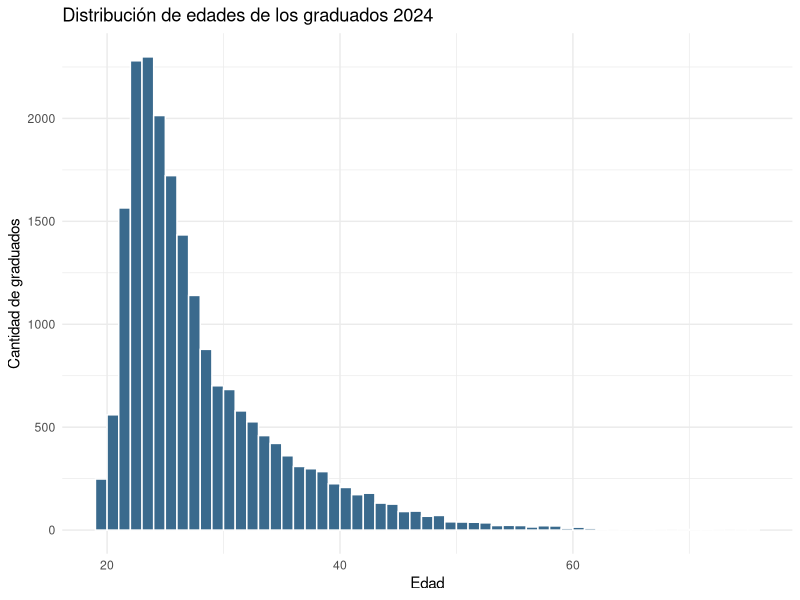
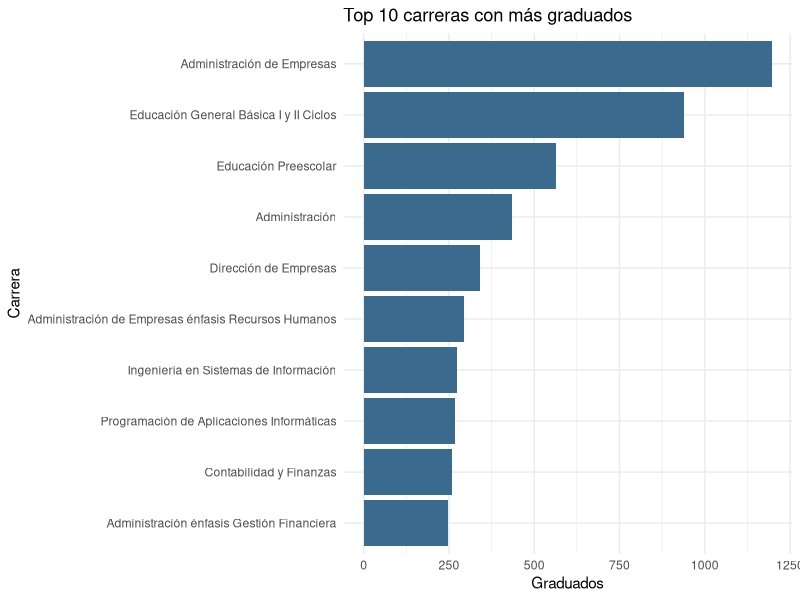
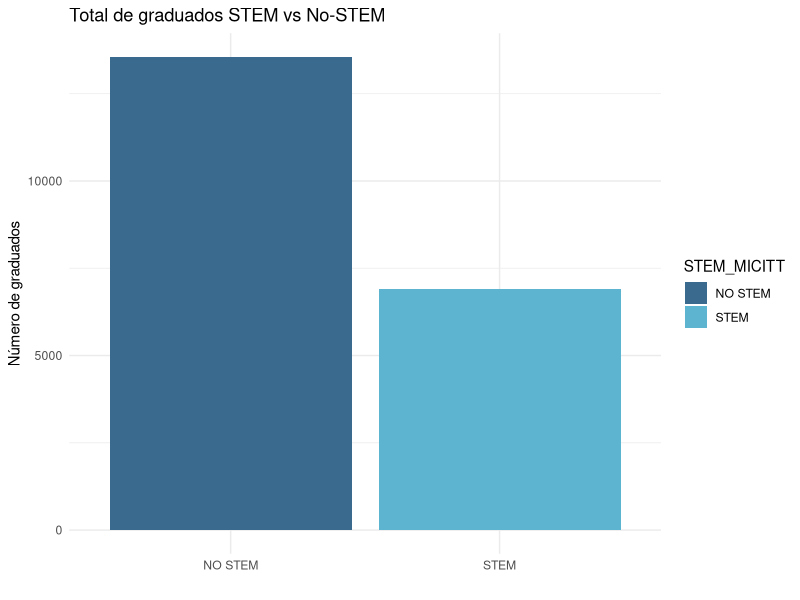
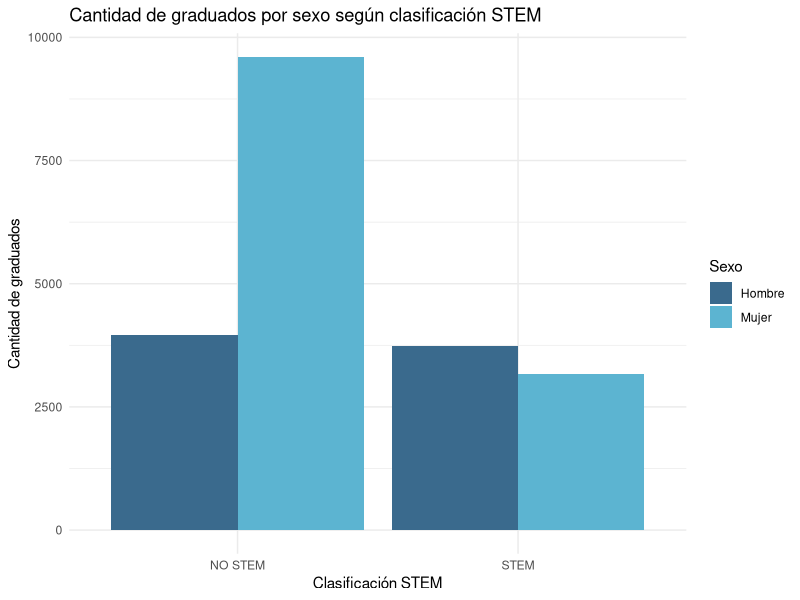
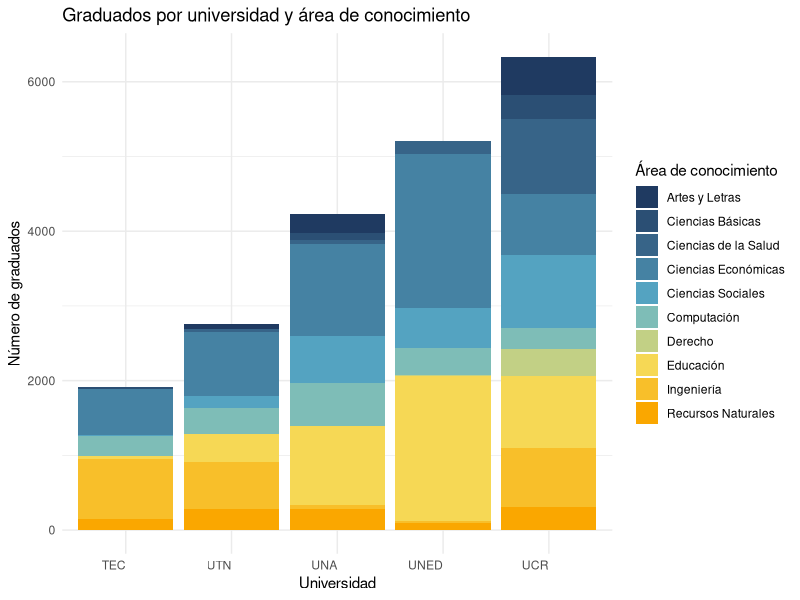
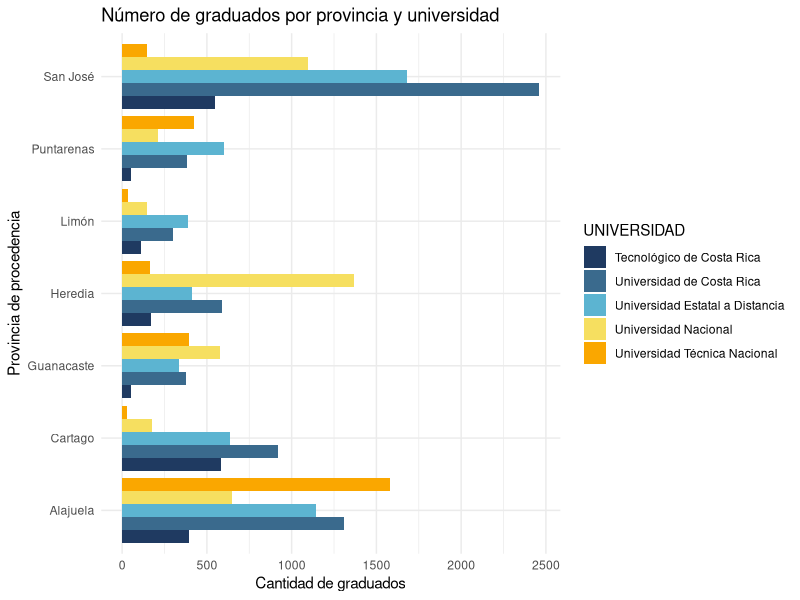
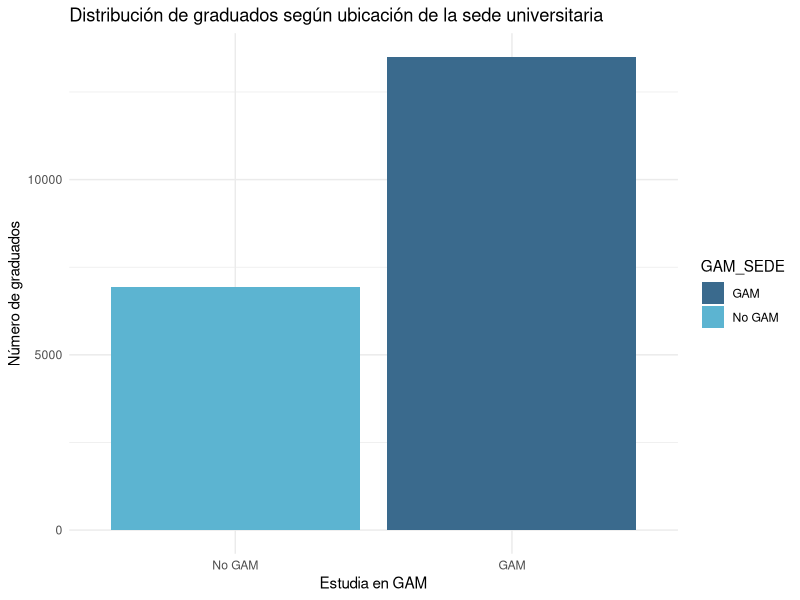
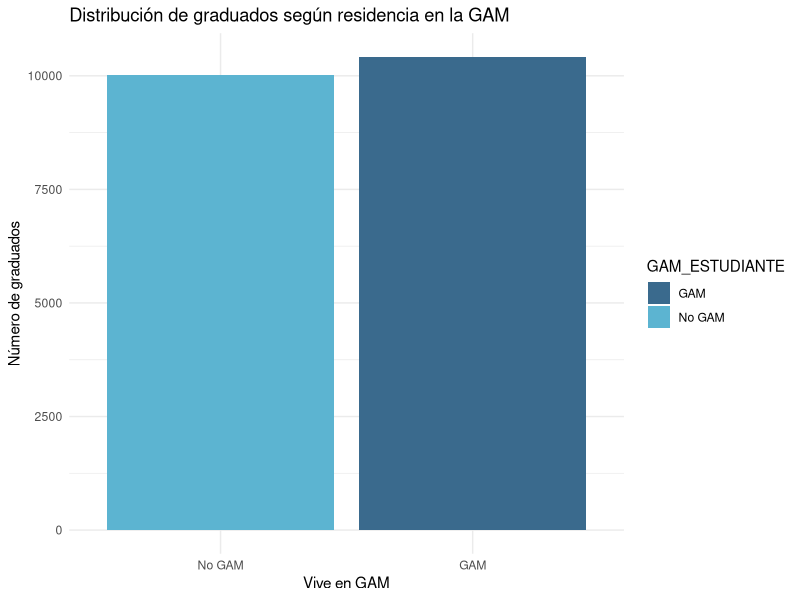

Generate these figures, in order, with R:
## ---- chunk 1
library(tidyverse)
library(readxl)
paleta <- c("#1F3A61", "#3A6A8D", "#5CB4D1", "#F6DF60", "#FAA700")

Datos<-read_excel("datos_diplomas_sector_estatal_2024.xlsx")

Datos <- Datos %>%
  mutate(
    ABREVIACIÓN = case_when(
      UNIVERSIDAD == "Universidad de Costa Rica" ~ "UCR",
      UNIVERSIDAD == "Universidad Nacional" ~ "UNA",
      UNIVERSIDAD == "Tecnológico de Costa Rica" ~ "TEC",
      UNIVERSIDAD == "Universidad Estatal a Distancia" ~ "UNED",
      UNIVERSIDAD == "Universidad Técnica Nacional" ~ "UTN",
      TRUE~"Otra"
    )
  )
table(Datos$ABREVIACIÓN)

view(Datos)
## ---- chunk 2
tipos <- tibble(
  columna = names(Datos),
  tipo = sapply(Datos, class)
)
print(tipos)
## ---- chunk 3
print(head(Datos, 5))
## ---- chunk 4
resumen <- summary(Datos[sapply(Datos, is.numeric)]) 
print(resumen)
## ---- chunk 5
ggplot(data = Datos, aes(x = EDAD)) +
  geom_histogram(
    binwidth = 1,
    boundary = 19,
    fill = paleta[2],
    color = "white"
  ) +
  labs(
    title = "Distribución de edades de los graduados 2024",
    x = "Edad",
    y = "Cantidad de graduados"
  ) +
  theme_minimal()
## ---- chunk 6
# Distribución de graduados por carrera
graduados_carrera <- Datos %>%
  group_by(CARRERA) %>%
  summarise(
    n_graduados = n(),
    proporcion = n() / nrow(Datos)
  ) %>%
  arrange(desc(n_graduados))

top10 <- graduados_carrera %>%
  arrange(desc(n_graduados)) %>%
  head(10)

ggplot(top10, aes(x = reorder(CARRERA, n_graduados), 
                  y = n_graduados)) +
  geom_col(fill = paleta[2]) +
  coord_flip() +
  labs(title = "Top 10 carreras con más graduados",
       x = "Carrera",
       y = "Graduados") +
  theme_minimal()
## ---- chunk 7
# Distribución de graduados STEM vs No-STEM (totales)
stem_dist <- Datos %>%
  group_by(STEM_MICITT) %>%
  summarise(
    n = n()
  )

# Gráfico de barras por totales
ggplot(stem_dist, aes(x = STEM_MICITT, y = n, fill = STEM_MICITT)) +
  geom_col() +
  labs(title = "Total de graduados STEM vs No-STEM",
       x = "",
       y = "Número de graduados") +
  theme_minimal() +
  scale_fill_manual(values = paleta[2:3])
## ---- chunk 8
ggplot(Datos, aes(x = STEM_MICITT, fill = SEXO)) +
  geom_bar(position = "dodge") +
  scale_fill_manual(values = paleta[2:3]) +
  labs(
    title = "Cantidad de graduados por sexo según clasificación STEM",
    x = "Clasificación STEM",
    y = "Cantidad de graduados",
    fill = "Sexo"
  ) +
  theme_minimal()
## ---- chunk 9
uni_graduados <- Datos %>%
  group_by(ABREVIACIÓN) %>%
  summarise(
    n_graduados = n()
  ) %>%
  arrange(desc(n_graduados))

top10_universidades <- uni_graduados %>% head(10)

uni_area <- Datos %>%
  group_by(ABREVIACIÓN, AREA_CONOCIMIENTO) %>%
  summarise(n_graduados = n()) %>%
  ungroup()

paleta_expandida <- colorRampPalette(paleta)(length(unique(uni_area$AREA_CONOCIMIENTO)))
# Función que expande los colores de una paleta que tiene pocos colores y para el gráfico se necesitan más

ggplot(uni_area, aes(x = reorder(ABREVIACIÓN, n_graduados, sum), 
                     y = n_graduados, 
                     fill = AREA_CONOCIMIENTO)) +
  geom_col() +
  labs(title = "Graduados por universidad y área de conocimiento",
       x = "Universidad",
       y = "Número de graduados",
       fill = "Área de conocimiento") +
  theme_minimal() +
  theme(axis.text.x = element_text(hjust = 1)) +
  scale_fill_manual(values = paleta_expandida)
## ---- chunk 10
Datos %>%
  mutate(
    PROVINCIA_GRADUADO = str_trim(PROVINCIA_GRADUADO),
    PROVINCIA_GRADUADO = str_to_title(PROVINCIA_GRADUADO)
  ) %>% 
  filter(PROVINCIA_GRADUADO != "Extranjero") %>%
  ggplot(aes(x = PROVINCIA_GRADUADO, fill = UNIVERSIDAD)) +
  geom_bar(position = "dodge") +
  scale_fill_manual(values = paleta) +
  labs(
    title = "Número de graduados por provincia y universidad",
    x = "Provincia de procedencia",
    y = "Cantidad de graduados"
  ) +
  theme_minimal() +
  coord_flip() +
  theme(axis.text.y = element_text(angle = 0, hjust = 1))
## ---- chunk 11
# Distribución de graduados por GAM_SEDE
gam_sede_dist <- Datos %>%
  filter(!GAM_SEDE %in% c("Sin información", "No aplica")) %>%
  group_by(GAM_SEDE) %>%
  summarise(
    n = n()
  )

# Gráfico de barras
ggplot(gam_sede_dist, aes(x = reorder(GAM_SEDE, n), y = n, fill = GAM_SEDE)) +
  geom_col() +
  labs(
    title = "Distribución de graduados según ubicación de la sede universitaria",
    x = "Estudia en GAM",
    y = "Número de graduados"
  ) +
  theme_minimal() +
  scale_fill_manual(values = paleta[2:3])
## ---- chunk 12
# Distribución de graduados por GAM_ESTUDIANTE 
gam_est_dist <- Datos %>%
  filter(!GAM_ESTUDIANTE %in% c("No aplica")) %>%
  group_by(GAM_ESTUDIANTE) %>%
  summarise(
    n = n()
  )

# Gráfico de barras
ggplot(gam_est_dist, aes(x = reorder(GAM_ESTUDIANTE, n), y = n, fill = GAM_ESTUDIANTE)) +
  geom_col() +
  labs(
    title = "Distribución de graduados según residencia en la GAM",
    x = "Vive en GAM",
    y = "Número de graduados"
  ) +
  theme_minimal() +
  scale_fill_manual(values = paleta[2:3])
## ---- chunk 13
# Totales de graduados por zona
zona_dist <- Datos %>%
  filter(!ZONA_URBANO_RURAL_GRADUADO %in% c("Sin información", "No aplica")) %>%
  group_by(ZONA_URBANO_RURAL_GRADUADO) %>%
  summarise(n = n()) %>%
  arrange(desc(n))

# Gráfico
ggplot(zona_dist, aes(x = reorder(ZONA_URBANO_RURAL_GRADUADO, n), y = n, fill = ZONA_URBANO_RURAL_GRADUADO)) +
  geom_col() +
  labs(
    title = "Total de graduados por zona de residencia",
    x = "Zona",
    y = "Número de graduados"
  ) +
  theme_minimal() +
  scale_fill_manual(values = paleta[2:3])
## ---- chunk 14
# Distribución de graduados por sexo 
sexo_dist <- Datos %>%
  group_by(SEXO) %>%
  summarise(
    n = n()
  )

# Gráfico de barras por sexo 
ggplot(sexo_dist, aes(x = SEXO, y = n, fill = SEXO)) +
  geom_col() +
  labs(
    title = "Total de graduados por sexo",
    x = "Sexo",
    y = "Número de graduados"
  ) +
  theme_minimal() +
  scale_fill_manual(values = paleta[2:3])
## ---- chunk 15
# Distribución de graduados por sexo y área
sexo_area_dist <- Datos %>%
  group_by(AREA_CONOCIMIENTO, SEXO) %>%
  summarise(n = n()) %>%
  ungroup()

# Gráfico 
ggplot(sexo_area_dist, aes(x = AREA_CONOCIMIENTO, y = n, fill = SEXO)) +
  geom_col(position = "dodge") +
  labs(
    title = "Total de graduados por sexo y área de conocimiento",
    x = "Área de conocimiento",
    y = "Número de graduados"
  ) +
  theme_minimal() +
  coord_flip() +
  theme(axis.text.x = element_text(hjust = 1)) +
  scale_fill_manual(values = paleta[2:3])
## ---- chunk 16
# Crear grupo de edad
Datos <- Datos %>%
  mutate(
    GRUPO_EDAD = case_when(
      EDAD >= 17 & EDAD <= 20 ~ "17-20",
      EDAD >= 21 & EDAD <= 24 ~ "21-24",
      EDAD >= 25 & EDAD <= 29 ~ "25-29",
      EDAD >= 30              ~ "30+",
      TRUE ~ NA_character_
    )
  )

# Distribución de graduados por grupo de edad
edad_dist <- Datos %>%
  filter(!is.na(GRUPO_EDAD)) %>%
  group_by(GRUPO_EDAD) %>%
  summarise(n = n()) %>%
  arrange(desc(n))

print(edad_dist)

# Gráfico de barras
ggplot(edad_dist, aes(x = GRUPO_EDAD, y = n, fill = GRUPO_EDAD)) +
  geom_col() +
  labs(
    title = "Total de graduados por grupo de edad",
    x = "Grupo de edad",
    y = "Número de graduados"
  ) +
  theme_minimal() +
  scale_fill_manual(values = paleta)

# Estadísticos descriptivos
summary(Datos$EDAD)
## ---- chunk 17
# Totales por nacionalidad
nat_ext <- Datos %>%
  group_by(TIPO_NACIONALIDAD) %>%
  summarise(n = n())

# Gráfico
ggplot(nat_ext, aes(x = TIPO_NACIONALIDAD, y = n, fill = TIPO_NACIONALIDAD)) +
  geom_col() +
  labs(
    title = "Total de graduados: Nacionales vs Extranjeros",
    x = "",
    y = "Número de graduados"
  ) +
  theme_minimal() +
  scale_fill_manual(values = paleta[2:3])
## ---- chunk 18
migrantes <- Datos %>%
  filter(TIPO_NACIONALIDAD != "Nacional") %>%   # Solo migrantes
  group_by(UNIVERSIDAD) %>%
  summarise(
    migrantes = n()
  ) %>%
  arrange(desc(migrantes))

print(migrantes)

ggplot(migrantes, aes(x = reorder(UNIVERSIDAD, migrantes), y = migrantes)) +
  geom_col(fill = paleta[2]) +
  coord_flip() +
  labs(
    title = "Cantidad de migrantes graduados por universidad",
    x = "Universidad",
    y = "Número de migrantes"
  ) +
  theme_minimal()

## ---- chunk 19
Datos %>% 
ggplot( aes(x = ABREVIACIÓN)) +
  geom_bar(fill = paleta[2]) +
  labs(
    title = "Distribución por Universidad",
    x = "Universidad",
    y = "Cantidad"
  ) +
  theme_minimal()
## ---- chunk 20
Datos %>% 
  ggplot(aes(x = AREA_CONOCIMIENTO)) +
  geom_bar(fill = paleta[2]) +  
  labs(
    title = "Distribución por Área de Conocimiento",
    x = "Área de conocimiento",
    y = "Cantidad"
  ) +
  theme_minimal() +
  coord_flip() + 
  theme(axis.text.y = element_text(angle = 0, hjust = 1))
## ---- chunk 21
colSums(is.na(Datos))
## ---- chunk 22
Q1 <- quantile(Datos$EDAD, 0.25, na.rm = TRUE)
Q3 <- quantile(Datos$EDAD, 0.75, na.rm = TRUE)

IQR_val <- IQR(Datos$EDAD, na.rm = TRUE)

limite_inferior <- Q1 - 1.5 * IQR_val
limite_superior <- Q3 + 1.5 * IQR_val

outliers <- Datos %>% 
  filter(EDAD < limite_inferior | EDAD > limite_superior)

nrow(outliers)
## ---- chunk 23
outliers %>%
  select(EDAD, UNIVERSIDAD, CARRERA, SEXO) %>%
  arrange(EDAD)
## ---- chunk 24

Datos <- Datos %>%
  mutate(EDAD_outlier = if_else(EDAD < limite_inferior | EDAD > limite_superior,
                                TRUE, FALSE))
